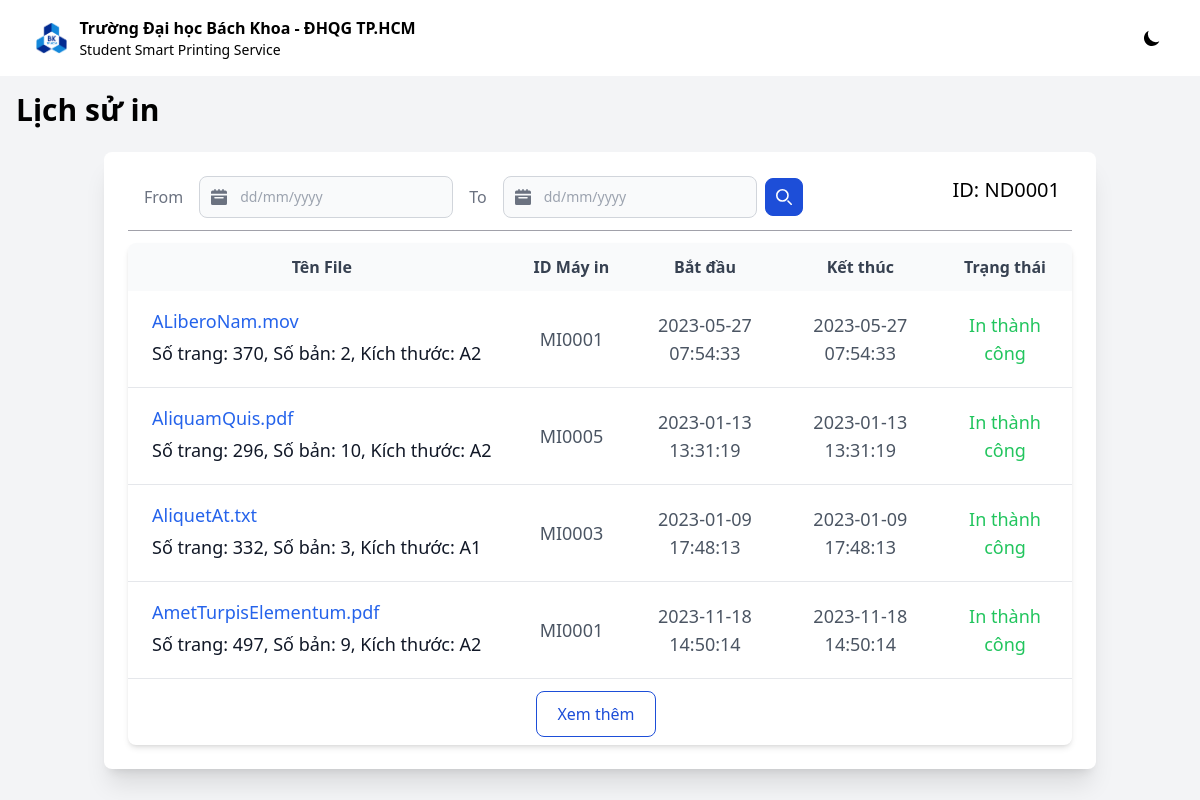
The page /view/history/history.php on the database its author committed.
### tables this page shows
CREATE TABLE `nguoidung` (
  `ID` varchar(16) NOT NULL,
  `Ten` varchar(255) NOT NULL,
  `TenDangNhap` varchar(255) NOT NULL,
  `Password` varchar(255) NOT NULL,
  `SoLuongGiay` int(11) DEFAULT NULL
);

CREATE TABLE `tailieu` (
  `Ten` varchar(255) NOT NULL,
  `ID_LuotIn` varchar(16) NOT NULL,
  `SoTrang` int(11) DEFAULT NULL,
  `SoBan` int(11) DEFAULT NULL,
  `LoaiGiay` varchar(255) DEFAULT NULL,
  `QRCode` varchar(255) DEFAULT NULL,
  `SttHangDoi` int(11) DEFAULT NULL
);

CREATE TABLE `mayin` (
  `ID` varchar(16) NOT NULL,
  `Hang` varchar(255) DEFAULT NULL,
  `Model` varchar(255) DEFAULT NULL,
  `KhayGiay` varchar(255) DEFAULT NULL,
  `LoaiMuc` varchar(255) DEFAULT NULL,
  `DiaChiIP` varchar(255) DEFAULT NULL,
  `KetNoi` varchar(255) DEFAULT NULL,
  `TinhTrang` varchar(255) DEFAULT NULL,
  `Kieu` varchar(255) DEFAULT NULL,
  `SoGiayA4` int(11) DEFAULT NULL,
  `SoGiayA3` int(11) DEFAULT NULL
);

CREATE TABLE `luotin` (
  `STT` int(11) NOT NULL,
  `ID` varchar(16) NOT NULL,
  `ThoiGian` timestamp NOT NULL DEFAULT current_timestamp() ON UPDATE current_timestamp(),
  `TinhTrang` varchar(255) DEFAULT NULL
);

### models/historyFetch.php (called while the page is built, shortened)
<?php
function get_user_ID($username) {
    $conn = DataBase::getInstance();
    $query = "SELECT ID AS userID FROM NguoiDung WHERE tendangnhap = '$username'";
    $result = $conn->query($query);
    return $result->fetch_assoc()['userID'];
}
function get_history_student($username, $startdate, $enddate) {
    $dateTime = DateTime::createFromFormat('m/d/Y', $startdate);
    $outputStartDate = $dateTime->format('Y-m-d');
    $dateTime = DateTime::createFromFormat('m/d/Y', $enddate);
    $outputEndDate = $dateTime->format('Y-m-d');
    $conn = DataBase::getInstance();
    $query = "SELECT
                    tailieu.ten AS document_name,
                    tailieu.sotrang AS document_page,
                    tailieu.soban AS document_copy,
                    tailieu.loaigiay AS document_size,
                    inan.id_luotin AS printing_session_id,
                    luotin.thoigian AS printTime,
                    luotin.tinhtrang AS printStatus,
                    mayin.id AS printer_id,
                    nguoidung.tendangnhap AS user_name
                FROM
                    nguoidung
                JOIN
                    inan ON nguoidung.id = inan.id_nguoidung
                JOIN
                    mayin ON inan.id_mayin = mayin.id
                JOIN
                    tailieu ON inan.id_luotin = tailieu.id_luotin
                JOIN
                    luotin ON inan.id_luotin = luotin.id AND luotin.thoigian BETWEEN '$outputStartDate' AND '$outputEndDate'
                WHERE
                    nguoidung.tendangnhap = '$username'";
    $result = $conn->query($query);
    return $result;
}
?>

### view/history/history.php (the view, shortened to what this page needs)
<?php
require_once("../../models/db_connection.php");
require_once('../../models/historyFetch.php');
$username = "A.Nguyen";
?>
<!DOCTYPE html>
<html lang="en">
<head>
    <link href="https://cdnjs.cloudflare.com/ajax/libs/flowbite/2.2.0/flowbite.min.css" rel="stylesheet" />
    <script src="https://cdn.tailwindcss.com"></script>
</head>
<body class="bg-gray-100 :dark:bg-gray-900">
    <nav class="bg-white border-gray-200 :dark:bg-gray-900">
        <div class="max-w-screen-full flex flex-wrap items-center justify-between mx-auto p-4">
            <a href="../homepage/homepage.php" class="ml-5 flex items-center space-x-3 rtl:space-x-reverse">
                <img src="../img/hcmut.png" class="h-8" alt="HCMUT Logo" />
                <div class="ml-4">
                    <div class="self-center text-base font-semibold whitespace-nowrap :dark:text-white">Trường Đại học
                        Bách Khoa - ĐHQG TP.HCM</div>
                    <div class="self-center text-sm whitespace-nowrap :dark:text-white">Student Smart Printing Service
                    </div>
                </div>
            </a>
            <div class="flex items-center md:order-2 space-x-3 md:space-x-0 rtl:space-x-reverse">
                <button id="theme-toggle" type="button"
                    class=" mr-3 :dark:text-white hover:bg-gray-100 :dark:hover:bg-gray-700 focus:outline-none focus:ring-4 focus:ring-gray-200 :dark:focus:ring-gray-700 rounded-lg text-sm p-2.5">
                    <svg id="theme-toggle-dark-icon" class="hidden w-5 h-5" fill="currentColor" viewBox="0 0 20 20"
                        xmlns="http://www.w3.org/2000/svg">
                        <path d="M17.293 13.293A8 8 0 016.707 2.707a8.001 8.001 0 1010.586 10.586z"></path>
                    </svg>
                </button>
            </div>
        </div>
    </nav>
    <section class="bg-gray-100 :dark:bg-gray-900">
        <h1 class="mt-4 text-3xl font-bold text-black :dark:text-white ml-4 xl:ml-36">Lịch sử in</h1>
        <div class="py-8 px-4 mx-auto max-w-screen-lg lg:py-6 grid lg:grid-cols-1 gap-8 lg:gap-7">
            <div id="history1">
                <div class="m-auto w-full lg:max-w-full p-6 bg-white rounded-lg shadow-xl :dark:bg-gray-800">
                    <div class="flex flex-row">
                        <form method="post">
                            <div date-rangepicker class="flex items-center">
                                <span class="mx-4 text-gray-500">From</span>
                                <div class="relative">
                                    <div class="absolute inset-y-0 start-0 flex items-center ps-3 pointer-events-none">
                                    </div>
                                    <input id="startDate" name="start" type="text"
                                        class="bg-gray-50 border border-gray-300 text-gray-900 text-sm rounded-lg focus:ring-blue-500 focus:border-blue-500 block w-full ps-10 p-2.5  :dark:bg-gray-700 :dark:border-gray-600 :dark:placeholder-gray-400 :dark:text-white :dark:focus:ring-blue-500 :dark:focus:border-blue-500"
                                        placeholder="dd/mm/yyyy">
                                </div>
                                <span class="mx-4 text-gray-500">To</span>
                                <div class="relative">
                                    <div class="absolute inset-y-0 start-0 flex items-center ps-3 pointer-events-none">
                                    </div>
                                    <input id="endDate" name="end" type="text"
                                        class="bg-gray-50 border border-gray-300 text-gray-900 text-sm rounded-lg focus:ring-blue-500 focus:border-blue-500 block w-full ps-10 p-2.5  :dark:bg-gray-700 :dark:border-gray-600 :dark:placeholder-gray-400 :dark:text-white :dark:focus:ring-blue-500 :dark:focus:border-blue-500"
                                        placeholder="dd/mm/yyyy">
                                </div>
                                <button type="submit" class="p-2.5 ms-2 text-sm font-medium text-white bg-blue-700 rounded-lg border border-blue-700 hover:bg-blue-800 focus:ring-4 focus:outline-none focus:ring-blue-300 dark:bg-blue-600 dark:hover:bg-blue-700 dark:focus:ring-blue-800">
                                    <svg class="w-4 h-4" aria-hidden="true" xmlns="http://www.w3.org/2000/svg" fill="none" viewBox="0 0 20 20">
                                        <path stroke="currentColor" stroke-linecap="round" stroke-linejoin="round" stroke-width="2" d="m19 19-4-4m0-7A7 7 0 1 1 1 8a7 7 0 0 1 14 0Z"/>
                                    </svg>
                                </button>
                            </div>
                        </form>
                        <h2 class="ms-auto me-3 font-medium text-xl">ID: <?php echo get_user_ID($username) ?></h2>
                    </div>
                    <hr class="m-auto w-full lg:max-w-full my-3 border-zinc-400">
                    <div class="flex flex-col items-center relative overflow-x-auto shadow-md sm:rounded-lg">
                        <table class="w-full text-lg text-left rtl:text-right text-gray-500 :dark:text-gray-400">
                            <thead class="text-base text-gray-700 bg-gray-50 :dark:bg-gray-700 :dark:text-gray-400">
                                <tr>
                                    <th scope="col" class="px-4 py-3 text-center">
                                        Tên File
                                    </th>
                                    <th scope="col" class="px-4 py-3 text-center">
                                        ID Máy in
                                    </th>
                                    <th scope="col" class="px-4 py-3 text-center">
                                        Bắt đầu
                                    </th>
                                    <th scope="col" class="px-4 py-3 text-center">
                                        Kết thúc
                                    </th>
                                    <th scope="col" class="px-4 py-3 text-center">
                                        Trạng thái
                                    </th>
                                </tr>
                            </thead>
                            <tbody>
                                <?php
                                    if ($_SERVER["REQUEST_METHOD"] == "POST") {
                                        $count = 1;
                                        $startDate = $_POST["start"];
                                        $endDate = $_POST["end"];
                                        $data = get_history_student($username, $startDate, $endDate);
                                        while ($row = mysqli_fetch_assoc($data)) {
                                            if ($count <= 4) {
                                                $count = $count + 1;
                                ?>
                                <tr
                                    class="item bg-white border-b :dark:bg-gray-800 :dark:border-gray-700 hover:bg-gray-50 :dark:hover:bg-gray-600">
                                    <th scope="row" class="flex flex-col px-6 py-4  whitespace-nowrap :dark:text-white">
                                        <p class="my-auto font-thin text-blue-600"><?php echo $row['document_name']; ?></p>
                                        <p class="my-1 font-thin text-gray-900">
                                            Số trang: <?php echo $row['document_page']; ?>,
                                            Số bản: <?php echo $row['document_copy']; ?>,
                                            Kích thước: <?php echo $row['document_size']; ?></p>
                                    </th>
                                    <td class="px-6 py-4 text-gray-600 text-center">
                                        <?php echo $row['printer_id']; ?>
                                    </td>
                                    <td class="px-4 py-4 text-gray-600 text-center">
                                        <?php echo $row['printTime']; ?>
                                    </td>
                                    <td class="px-4 py-4 text-gray-600 text-center">
                                        <?php echo $row['printTime']; ?>
                                    </td>
                                    <td class="px-6 py-4 text-center text-green-500">
                                        <?php echo $row['printStatus']; ?>
                                    </td>
                                </tr>
                                <?php
                                        }
                                        else { ?>
                                            <tr class="item hidden bg-white border-b :dark:bg-gray-800 :dark:border-gray-700 hover:bg-gray-50 :dark:hover:bg-gray-600">
                                            <th scope="row" class="flex flex-col px-6 py-4  whitespace-nowrap :dark:text-white">
                                                <p class="my-auto font-thin text-blue-600"><?php echo $row['document_name']; ?></p>
                                                <p class="my-1 font-thin text-gray-900">
                                                    Số trang: <?php echo $row['document_page']; ?>,
                                                    Số bản: <?php echo $row['document_copy']; ?>,
                                                    Kích thước: <?php echo $row['document_size']; ?></p>
                                            </th>
                                            <td class="px-6 py-4 text-gray-600 text-center">
                                                <?php echo $row['printer_id']; ?>
                                            </td>
                                            <td class="px-4 py-4 text-gray-600 text-center">
                                                <?php echo $row['printTime']; ?>
                                            </td>
                                            <td class="px-4 py-4 text-gray-600 text-center">
                                                <?php echo $row['printTime']; ?>
                                            </td>
                                            <td class="px-6 py-4 text-center text-green-500">
                                                <?php echo $row['printStatus']; ?>
                                            </td>
                                        </tr>
                                        <?php
                                        }
                                    }
                                }
                                else {
                                    $count = 1;
                                    $startDate = "01/01/2023";
                                    $endDate = "12/31/2023";
                                    $data = get_history_student($username, $startDate, $endDate);
                                        while ($row = mysqli_fetch_assoc($data)) {
                                            if ($count <= 4) {
                                                $count = $count + 1;
                                    ?>
                                    <tr
                                        class="item bg-white border-b :dark:bg-gray-800 :dark:border-gray-700 hover:bg-gray-50 :dark:hover:bg-gray-600">
                                        <th scope="row" class="flex flex-col px-6 py-4  whitespace-nowrap :dark:text-white">
                                            <p class="my-auto font-thin text-blue-600"><?php echo $row['document_name']; ?></p>
                                            <p class="my-1 font-thin text-gray-900">
                                                Số trang: <?php echo $row['document_page']; ?>,
                                                Số bản: <?php echo $row['document_copy']; ?>,
                                                Kích thước: <?php echo $row['document_size']; ?></p>
                                        </th>
                                        <td class="px-6 py-4 text-gray-600 text-center">
                                            <?php echo $row['printer_id']; ?>
                                        </td>
                                        <td class="px-4 py-4 text-gray-600 text-center">
                                            <?php echo $row['printTime']; ?>
                                        </td>
                                        <td class="px-4 py-4 text-gray-600 text-center">
                                            <?php echo $row['printTime']; ?>
                                        </td>
                                        <td class="px-6 py-4 text-center text-green-500">
                                            <?php echo $row['printStatus']; ?>
                                        </td>
                                    </tr>
                                        <?php
                                        }
                                    }
                                }
                                ?>
                            </tbody>
                        </table>
                        <button type="button" id="seeMoreBtn" name="seeMoreBtn" class="text-blue-700 hover:text-white border border-blue-700
                        hover:bg-blue-800 focus:ring-4 focus:outline-none focus:ring-blue-300 font-thin
                        rounded-lg text-base px-5 py-2.5 my-3 text-center me-2 mb-2 dark:border-blue-500 dark:text-blue-500
                        dark:hover:text-white dark:hover:bg-blue-500 dark:focus:ring-blue-800">Xem thêm</button>
                    </div>
                </div>
            </div>
        </div>
    </section>
</body>

### rows shown on the page
nguoidung: ID "ND0001", tailieu.Ten "ALiberoNam.mov", tailieu.SoTrang "370", tailieu.SoBan "2", tailieu.LoaiGiay "A2", mayin.ID "MI0001", luotin.ThoiGian "2023-05-27 07:54:33", luotin.TinhTrang "In thành công", tailieu.Ten "AliquamQuis.pdf", tailieu.SoTrang "296", tailieu.SoBan "10", mayin.ID "MI0005", luotin.ThoiGian "2023-01-13 13:31:19", tailieu.Ten "AliquetAt.txt", tailieu.SoTrang "332", tailieu.SoBan "3", tailieu.LoaiGiay "A1", mayin.ID "MI0003", luotin.ThoiGian "2023-01-09 17:48:13", tailieu.Ten "AmetTurpisElementum.pdf", tailieu.SoTrang "497", tailieu.SoBan "9", luotin.ThoiGian "2023-11-18 14:50:14"
